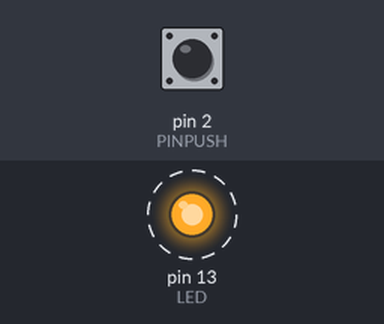
Simulated run of this sketch. Board: Arduino Uno, built with avr-gcc and run on an emulated ATmega328P. Shown: output pins drawn as LEDs (lit = HIGH). Dashed ring = blinking. The test bench sets the inputs (shaded band); at power-on: pin 2 (PINPUSH) HIGH.

Above: at 0.2 s.
Timing chart, 0 to 3.0 s (numbered marks = the images above):
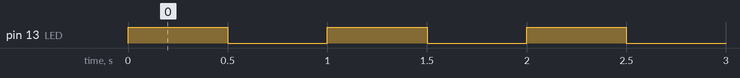

The sketch:

hardwareinterrupt.ino
```cpp
volatile int count=0; //volatile usado para variables de interrupcion
const byte LED=13;//assiganamos a la variable LED el numero 13 y la ponemos como constante usamos el tipo de datos byte que acepta numeros de 0 a 255, en lugar de int que ocupa mas espacio de memoria
const byte PINPUSH=2; //pin 2 para el push ademas en arduino uno es un pin de interrupcion con 0
boolean reset;
void setup() {
  // put your setup code here, to run once:
  pinMode(LED,OUTPUT);//habilitamos el pin 13 como salida
  pinMode(PINPUSH,INPUT_PULLUP);//pin 2 como entrada y activamo que cuando se presione el push sea 0
  attachInterrupt(0,reset_ISR,LOW); //interrupcion 0 y ejecutaremos la funcion reset_ISR
}

void loop() {
  // put your main code here, to run repeatedly:
  while(count <10){ //ciclo para que el led parpadee 10 veces
    digitalWrite(LED,HIGH); //prendemos el led conectado al pin 13
    delay(500);//esperamos un segundo
    digitalWrite(LED,LOW);//apagamos el led conectado al pin 13
    delay(500);//esperamos un segundo
    count=count+1;//aumentamos el contador
  }
}

void reset_ISR(){ //funcion que se activa cuando es presionado el push, recuerden que es PULLUP, es decir presionado es 0, ya que la interrupcion del pin 2 se activa en 0
  count=0; //
}
```

Measured:
- by itself, pin 13 (LED): alternates HIGH for 0.50 s and LOW for 0.50 s, 20 changes in all, then stays LOW
